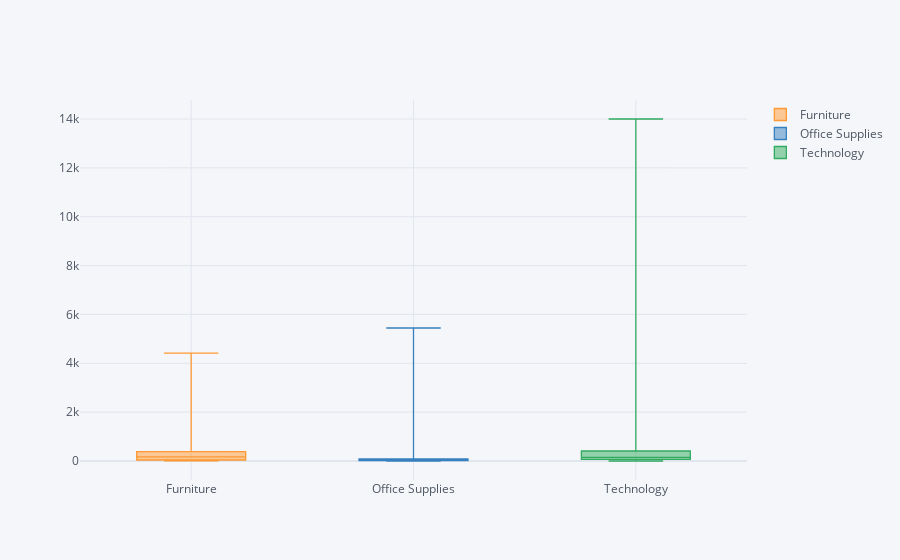

Notebook source saved alongside this figure:
### Code cell
#boxplot using plotly and cufflinks = use pivot
df.pivot(columns='Category', values='Sales').iplot(kind='box')

### Figure 1 — Plotly figure (JSON) as saved in the notebook; plotly's stock layout.template omitted (floating-point values rounded to 4 significant figures; data arrays with more than 128 entries replaced by an {"elided": "..."} marker saying what was removed)
{"data": [{"boxpoints": false, "line": {"width": 1.3}, "marker": {"color": "rgba(255, 153, 51, 1.0)"}, "name": "Furniture", "orientation": "v", "type": "box", "y": {"elided": "3312 float values"}}, {"boxpoints": false, "line": {"width": 1.3}, "marker": {"color": "rgba(55, 128, 191, 1.0)"}, "name": "Office Supplies", "orientation": "v", "type": "box", "y": {"elided": "3312 float values"}}, {"boxpoints": false, "line": {"width": 1.3}, "marker": {"color": "rgba(50, 171, 96, 1.0)"}, "name": "Technology", "orientation": "v", "type": "box", "y": {"elided": "3312 float values"}}], "layout": {"legend": {"bgcolor": "#F5F6F9", "font": {"color": "#4D5663"}}, "paper_bgcolor": "#F5F6F9", "plot_bgcolor": "#F5F6F9", "title": {"font": {"color": "#4D5663"}}, "xaxis": {"gridcolor": "#E1E5ED", "showgrid": true, "tickfont": {"color": "#4D5663"}, "title": {"font": {"color": "#4D5663"}, "text": ""}, "zerolinecolor": "#E1E5ED"}, "yaxis": {"gridcolor": "#E1E5ED", "showgrid": true, "tickfont": {"color": "#4D5663"}, "title": {"font": {"color": "#4D5663"}, "text": ""}, "zerolinecolor": "#E1E5ED"}}}
